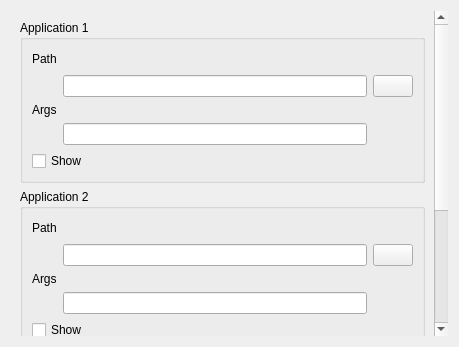
<?xml version="1.0" encoding="UTF-8"?>
<ui version="4.0">
 <class>InterfaceCfg_ExternalApps</class>
 <widget class="QWidget" name="InterfaceCfg_ExternalApps">
  <property name="geometry">
   <rect>
    <x>0</x>
    <y>0</y>
    <width>459</width>
    <height>347</height>
   </rect>
  </property>
  <property name="windowTitle">
   <string>Form</string>
  </property>
  <layout class="QVBoxLayout" name="verticalLayout">
   <item>
    <widget class="QScrollArea" name="scrollArea">
     <property name="frameShape">
      <enum>QFrame::NoFrame</enum>
     </property>
     <property name="widgetResizable">
      <bool>true</bool>
     </property>
     <widget class="QWidget" name="scrollAreaWidgetContents">
      <property name="geometry">
       <rect>
        <x>0</x>
        <y>-220</y>
        <width>425</width>
        <height>549</height>
       </rect>
      </property>
      <layout class="QVBoxLayout" name="verticalLayout_2">
       <item>
        <widget class="QGroupBox" name="groupBox">
         <property name="title">
          <string>Application 1</string>
         </property>
         <layout class="QGridLayout" name="gridLayout">
          <item row="3" column="1">
           <widget class="QLineEdit" name="leArgs1"/>
          </item>
          <item row="2" column="0">
           <widget class="QLabel" name="label">
            <property name="text">
             <string>Args</string>
            </property>
           </widget>
          </item>
          <item row="0" column="0">
           <widget class="QLabel" name="label_2">
            <property name="text">
             <string>Path</string>
            </property>
           </widget>
          </item>
          <item row="6" column="0" colspan="2">
           <widget class="QCheckBox" name="chckToolBar1">
            <property name="text">
             <string>Show</string>
            </property>
           </widget>
          </item>
          <item row="1" column="1">
           <widget class="QLineEdit" name="lePath1"/>
          </item>
          <item row="0" column="1">
           <spacer name="horizontalSpacer">
            <property name="orientation">
             <enum>Qt::Horizontal</enum>
            </property>
            <property name="sizeHint" stdset="0">
             <size>
              <width>40</width>
              <height>20</height>
             </size>
            </property>
           </spacer>
          </item>
          <item row="1" column="2">
           <widget class="QPushButton" name="btnFind1">
            <property name="text">
             <string/>
            </property>
            <property name="icon">
             <iconset resource="../../icons.qrc">
              <normaloff>:/resources/icons/projOpen.png</normaloff>:/resources/icons/projOpen.png</iconset>
            </property>
           </widget>
          </item>
         </layout>
        </widget>
       </item>
       <item>
        <widget class="QGroupBox" name="groupBox_2">
         <property name="title">
          <string>Application 2</string>
         </property>
         <layout class="QGridLayout" name="gridLayout_2">
          <item row="3" column="0">
           <widget class="QLabel" name="label_5">
            <property name="text">
             <string>Args</string>
            </property>
           </widget>
          </item>
          <item row="4" column="1">
           <widget class="QLineEdit" name="leArgs2"/>
          </item>
          <item row="1" column="1">
           <spacer name="horizontalSpacer_2">
            <property name="orientation">
             <enum>Qt::Horizontal</enum>
            </property>
            <property name="sizeHint" stdset="0">
             <size>
              <width>40</width>
              <height>20</height>
             </size>
            </property>
           </spacer>
          </item>
          <item row="2" column="1">
           <widget class="QLineEdit" name="lePath2"/>
          </item>
          <item row="1" column="0">
           <widget class="QLabel" name="label_3">
            <property name="text">
             <string>Path</string>
            </property>
           </widget>
          </item>
          <item row="6" column="0" colspan="2">
           <widget class="QCheckBox" name="chckToolBar2">
            <property name="text">
             <string>Show</string>
            </property>
           </widget>
          </item>
          <item row="2" column="2">
           <widget class="QPushButton" name="btnFind2">
            <property name="text">
             <string/>
            </property>
            <property name="icon">
             <iconset resource="../../icons.qrc">
              <normaloff>:/resources/icons/projOpen.png</normaloff>:/resources/icons/projOpen.png</iconset>
            </property>
           </widget>
          </item>
         </layout>
        </widget>
       </item>
       <item>
        <widget class="QGroupBox" name="groupBox_3">
         <property name="title">
          <string>Application 3</string>
         </property>
         <layout class="QGridLayout" name="gridLayout_3">
          <item row="3" column="0">
           <widget class="QLabel" name="label_6">
            <property name="text">
             <string>Args</string>
            </property>
           </widget>
          </item>
          <item row="4" column="1">
           <widget class="QLineEdit" name="leArgs3"/>
          </item>
          <item row="2" column="2">
           <widget class="QPushButton" name="btnFind3">
            <property name="text">
             <string/>
            </property>
            <property name="icon">
             <iconset resource="../../icons.qrc">
              <normaloff>:/resources/icons/projOpen.png</normaloff>:/resources/icons/projOpen.png</iconset>
            </property>
           </widget>
          </item>
          <item row="2" column="1">
           <widget class="QLineEdit" name="lePath3"/>
          </item>
          <item row="1" column="1">
           <spacer name="horizontalSpacer_3">
            <property name="orientation">
             <enum>Qt::Horizontal</enum>
            </property>
            <property name="sizeHint" stdset="0">
             <size>
              <width>40</width>
              <height>20</height>
             </size>
            </property>
           </spacer>
          </item>
          <item row="6" column="0" colspan="2">
           <widget class="QCheckBox" name="chckToolBar3">
            <property name="text">
             <string>Show</string>
            </property>
           </widget>
          </item>
          <item row="1" column="0">
           <widget class="QLabel" name="label_4">
            <property name="text">
             <string>Path</string>
            </property>
           </widget>
          </item>
         </layout>
        </widget>
       </item>
      </layout>
     </widget>
    </widget>
   </item>
  </layout>
 </widget>
 <resources>
  <include location="../../icons.qrc"/>
 </resources>
 <connections/>
</ui>
